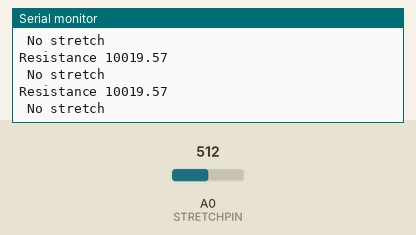
Simulated run of this sketch. Board: Arduino Uno, built with avr-gcc and run on an emulated ATmega328P. Shown: the last lines printed to the serial monitor. The inputs (shaded band) are chosen by the test bench; at power-on: A0 (STRETCHPIN) = 512.

Above: at 1.2 s.
1.3 s: A0 (STRETCHPIN) set to 339
At 1.57 s:
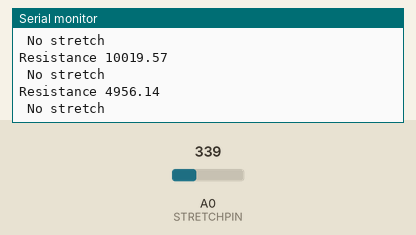
2.8 s: A0 (STRETCHPIN) set to 313
At 2.98 s:
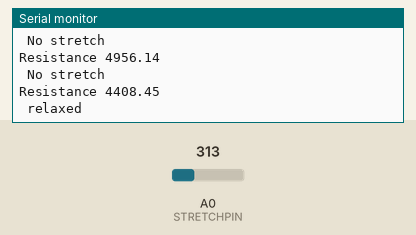
4.5 s: A0 (STRETCHPIN) set to 302
At 4.59 s:
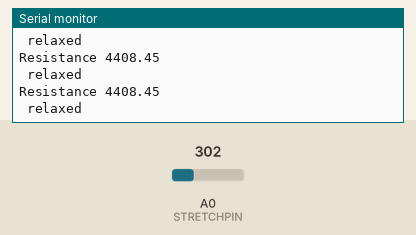
6.0 s: A0 (STRETCHPIN) set to 282
At 6.19 s:
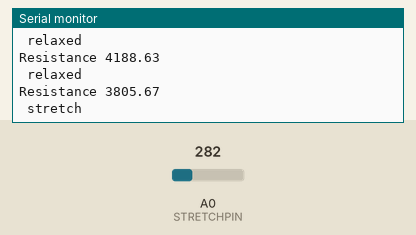
Timing chart, 0 to 9.0 s (numbered marks = the images above; inputs shaded):
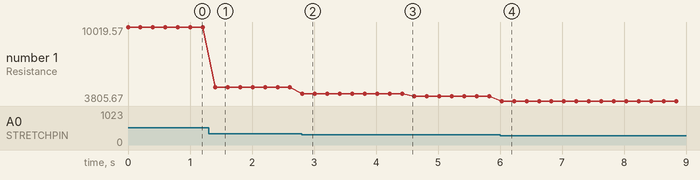

Measured:
- the behaviour switches between 328 and 327 on A0 (STRETCHPIN) (found by bisection; images 1 and 2)
- the behaviour switches between 293 and 292 on A0 (STRETCHPIN) (found by bisection; images 3 and 4)
- after the input at 1.3 s, the serial monitor: prints a new line after 0.11 s (image 1)
- after the input at 2.8 s, the serial monitor: prints a new line at once (image 2)
- after the input at 6.0 s, the serial monitor: prints a new line at once (image 4)
- plotted number 1: 10019.57 → 4956.14 after the input at 1.3 s, 4956.14 → 4408.45 after the input at 2.8 s, 4408.45 → 4188.63 after the input at 4.5 s, 4188.63 → 3805.67 after the input at 6.0 s

The sketch:

C5_Stretch.ino
```cpp
#define MYRESISTOR 10000
#define STRETCHPIN A0

void setup(void) {
  Serial.begin(9600);
}


void loop(void) {
  float reading;

  reading = analogRead(STRETCHPIN);

  reading = (1023 / reading)  - 1;
  reading = MYRESISTOR / reading;
  Serial.print("Resistance ");
  Serial.println(reading);

  if (reading > 4700) {
  Serial.println(" No stretch");
    } else if (reading < 4000) {
    Serial.println(" stretch");
    } else {
    Serial.println(" relaxed");
  }

  delay(200);
}
```
